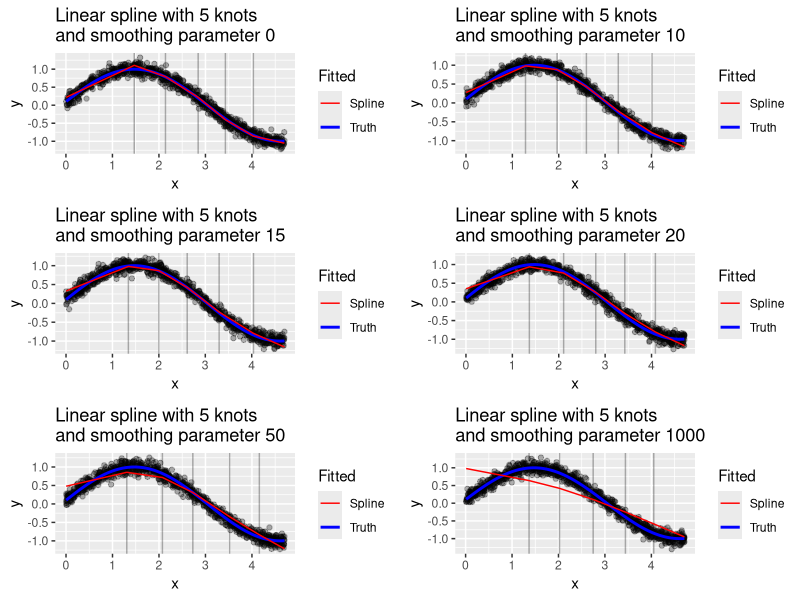
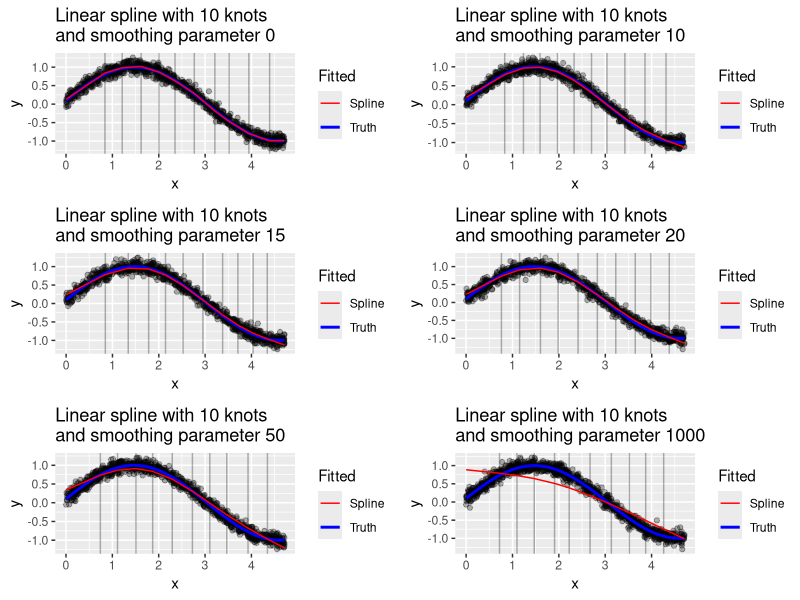
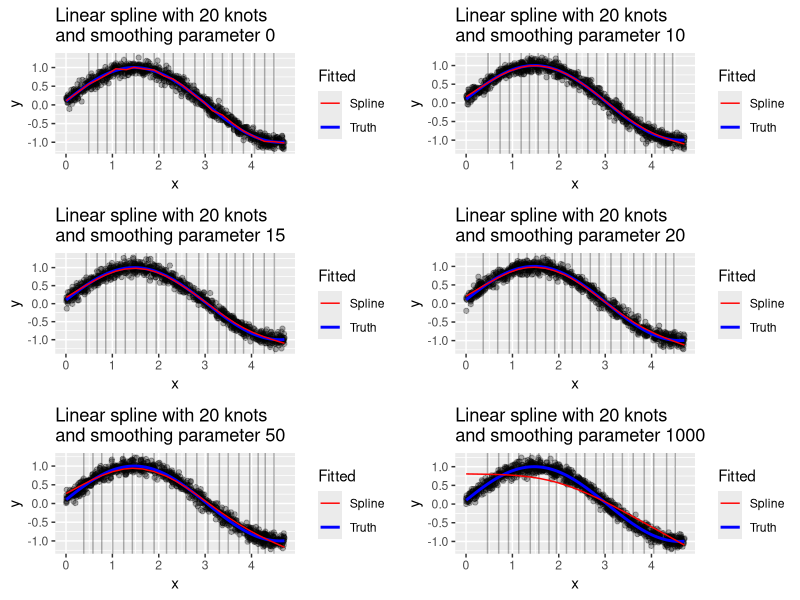
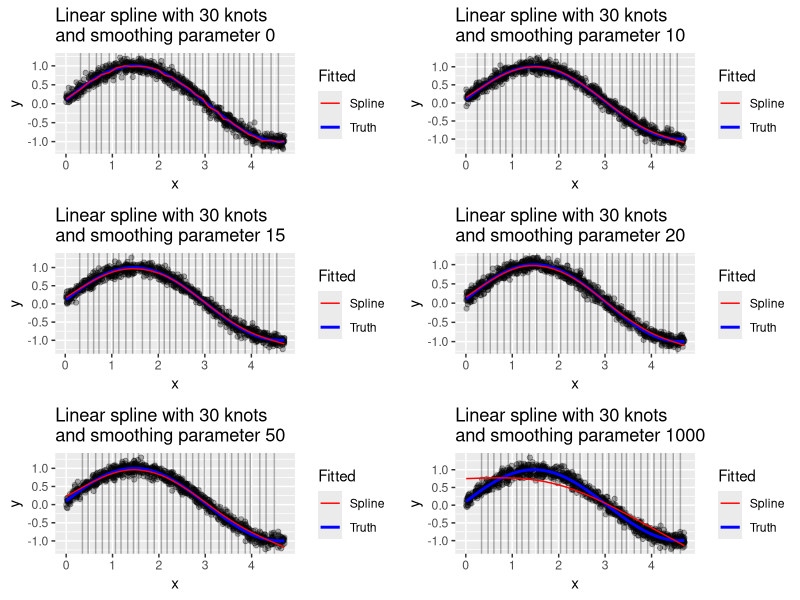
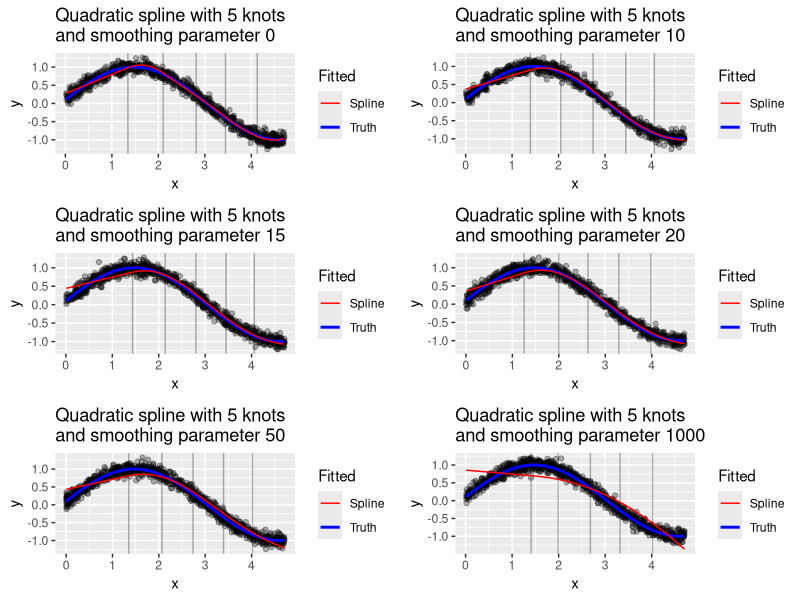
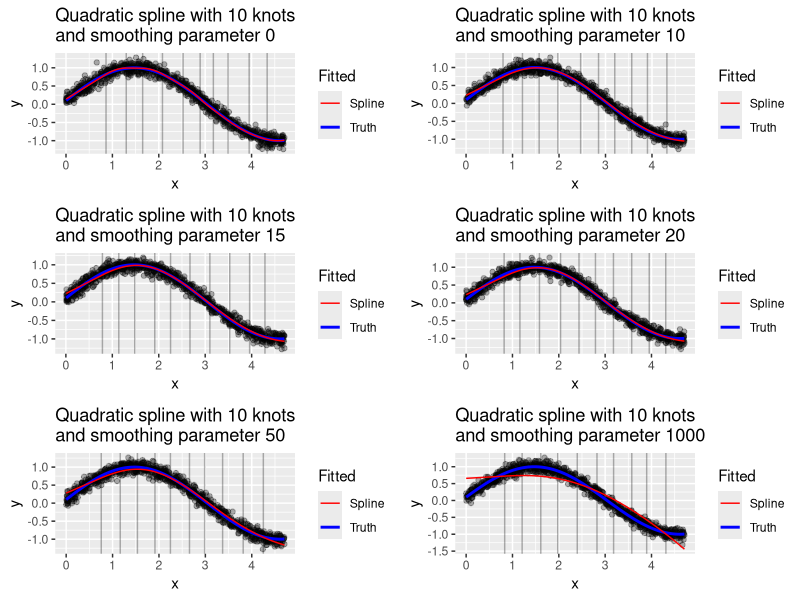
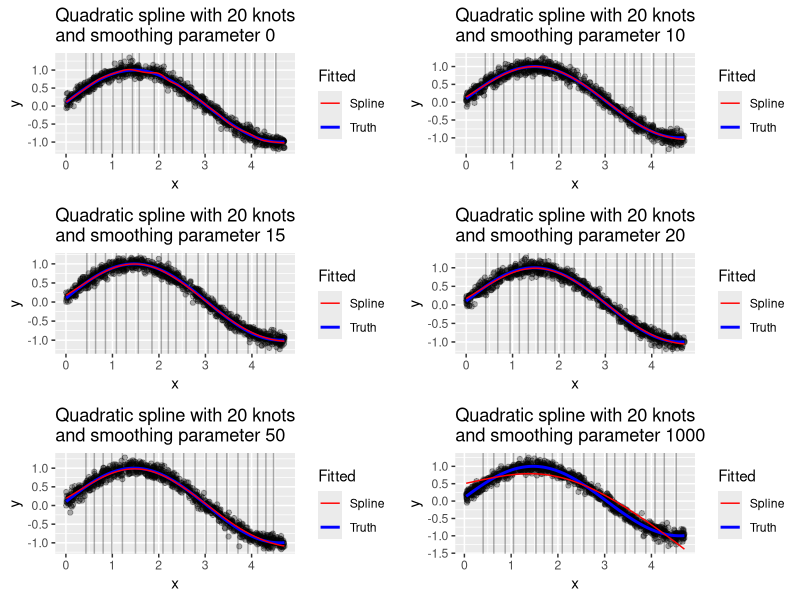
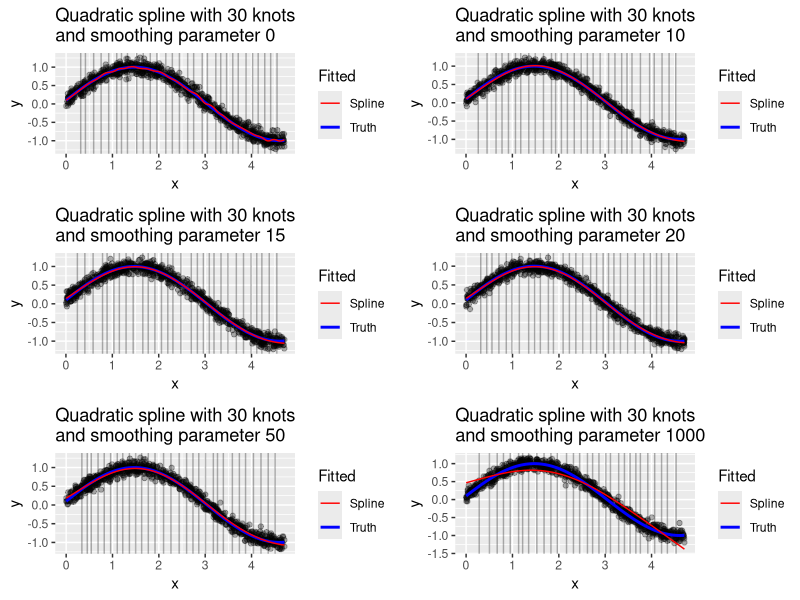

These figures' R source, in order:
## ---- chunk 1
knitr::opts_chunk$set(echo = FALSE)
library(ggplot2)
library(gridExtra)
set.seed(12345)
## ---- chunk 2

storage <- list("0" = NULL)

for(num_knots in c(5, 10, 20, 30)){
  for(l in c(0, 10, 15, 20, 50, 1000)){
    
    # generate data
    x <- runif(n = 1000, min = 0, max = 3*pi/2)
    e <- rnorm(n = 1000, mean = 0, sd = 0.1)
    y <- sin(x + 0.1) + e
    df <- data.frame(x, e, y)
    
    # get knot locations
    K <- num_knots
    k <- 1:K
    knots <- quantile(x, probs = (k+1)/(K+2))
    
    # make linear spline matrix
    X <- cbind(1, x)
    for(i in k){
      X <- cbind(X, (x - knots[i]) * as.numeric(x > knots[i]))
    }
    
    # make D
    D <- diag(c(0, 0, rep(1, K)))
    
    # set smoothing parameter
    lambda <- l
    
    # get beta hat
    beta_hat <- solve(t(X) %*% X + lambda * D, t(X) %*% y)
    
    # get estimates
    y_hat <- X %*% beta_hat
    df$y_hat <- y_hat
    
    # plot
    p <- ggplot(data = df) +
      geom_point(mapping = aes(x = x, y = y), alpha = 0.3, show.legend = FALSE) +
      geom_vline(xintercept = knots, alpha = 0.3) +
      stat_function(mapping = aes(color = "Truth"), 
                    fun = function(x) {sin(x + 0.1)}, lwd = 1) +
      geom_line(mapping = aes(x = x, y = y_hat, color = "Spline")) +
      scale_color_manual(name = "Fitted", values = c("red", "blue")) +
      ggtitle(paste0("Linear spline with ", K,
                     " knots \nand smoothing parameter ", lambda))
    
    storage[[as.character(num_knots)]][[as.character(l)]] <- p
    
  }
}

# arrange plots
for(i in c(5, 10, 20, 30)){
  do.call("grid.arrange", c(storage[[as.character(i)]], ncol = 2))
}

## ---- chunk 3

storage <- list("0" = NULL)

for(num_knots in c(5, 10, 20, 30)){
  for(l in c(0, 10, 15, 20, 50, 1000)){
    
    # generate data
    x <- runif(n = 1000, min = 0, max = 3*pi/2)
    e <- rnorm(n = 1000, mean = 0, sd = 0.1)
    y <- sin(x + 0.1) + e
    df <- data.frame(x, e, y)
    
    # get knot locations
    K <- num_knots
    k <- 1:K
    knots <- quantile(x, probs = (k+1)/(K+2))
    
    # make linear spline matrix
    X <- cbind(1, x)
    for(i in k){
      X <- cbind(X, (x - knots[i])^2 * as.numeric(x > knots[i]))
    }
    
    # make D
    D <- diag(c(0, 0, rep(1, K)))
    
    # set smoothing parameter
    lambda <- l
    
    # get beta hat
    beta_hat <- solve(t(X) %*% X + lambda * D, t(X) %*% y)
    
    # get estimates
    y_hat <- X %*% beta_hat
    df$y_hat <- y_hat
    
    # plot
    p <- ggplot(data = df) +
      geom_point(mapping = aes(x = x, y = y), alpha = 0.3, show.legend = FALSE) +
      geom_vline(xintercept = knots, alpha = 0.3) +
      stat_function(mapping = aes(color = "Truth"), 
                    fun = function(x) {sin(x + 0.1)}, lwd = 1) +
      geom_line(mapping = aes(x = x, y = y_hat, color = "Spline")) +
      scale_color_manual(name = "Fitted", values = c("red", "blue")) +
      ggtitle(paste0("Quadratic spline with ", K,
                     " knots \nand smoothing parameter ", lambda))
    
    storage[[as.character(num_knots)]][[as.character(l)]] <- p
    
  }
}

# arrange plots
for(i in c(5, 10, 20, 30)){
  do.call("grid.arrange", c(storage[[as.character(i)]], ncol = 2))
}

